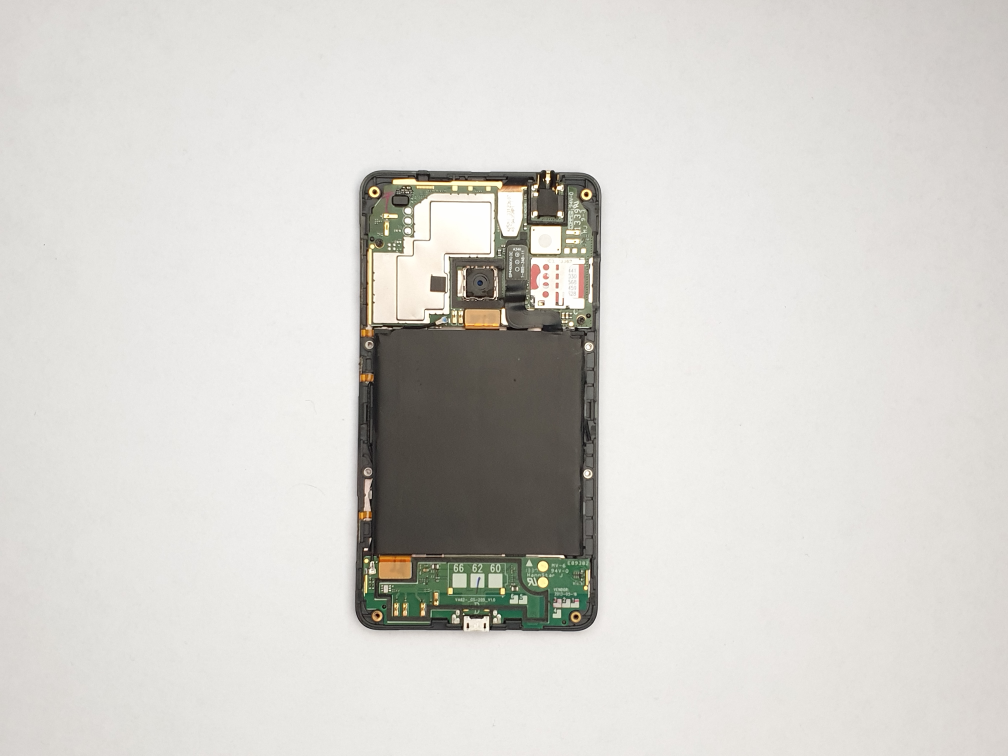
#> input picture feature_sorting/photographs_new/Phone_1/Phone_1_1_natural.jpg, 4032 x 3024 px, found by its file name (shown at 1/4 size)
$ python testing_shape_finder.py
#> lines starting #> are read from the running program, lines starting #| are printed output that depends on the picture; after the words box and inside, x2 and y2 are one past the last pixel; in counts of white or black regions, pixels touching at a corner belong together
import numpy as np
import cv2
import os
import matplotlib.pyplot as plt

def draw_crosshair(image,battery_centre):
    cv2.drawMarker(image,battery_centre, color=(255),markerType=cv2.MARKER_CROSS,markerSize=200,thickness=10)
    return(image)

def scale_image(image,scale_percent):
    width = int(image.shape[1] * scale_percent / 100)
    height = int(image.shape[0] * scale_percent / 100)
    dim = (width, height)

    image = cv2.resize(image, dim, interpolation=cv2.INTER_AREA)
    return(image)

def find_shape(image,thresh_low,thresh_high,epsilon,cnt_area):

#> called with thresh_low = 62, thresh_high = 88, epsilon = 0.1, cnt_area = 1000
    ret, thresh = cv2.threshold(image, thresh_low, 255, cv2.THRESH_BINARY_INV)
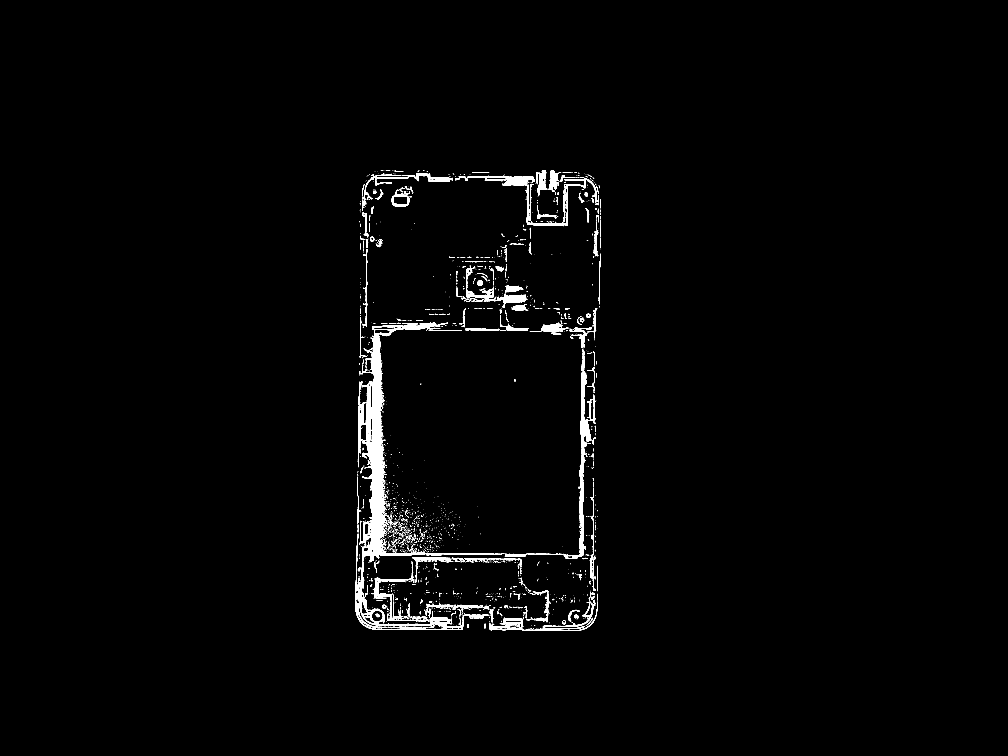
#> thresh: shape (3024, 4032) (shown at 1/4 size); 1.4% white; 2044 white regions (1748 under 20 px), largest, box (x1, y1, x2, y2) and area: (1421, 1288, 2019, 2520) 67733, (2020, 1397, 2384, 2236) 14619, (1870, 703, 2271, 904) 7220
#> ret = 62
    ret2, thresh2 = cv2.threshold(image, thresh_high, 255, cv2.THRESH_BINARY)
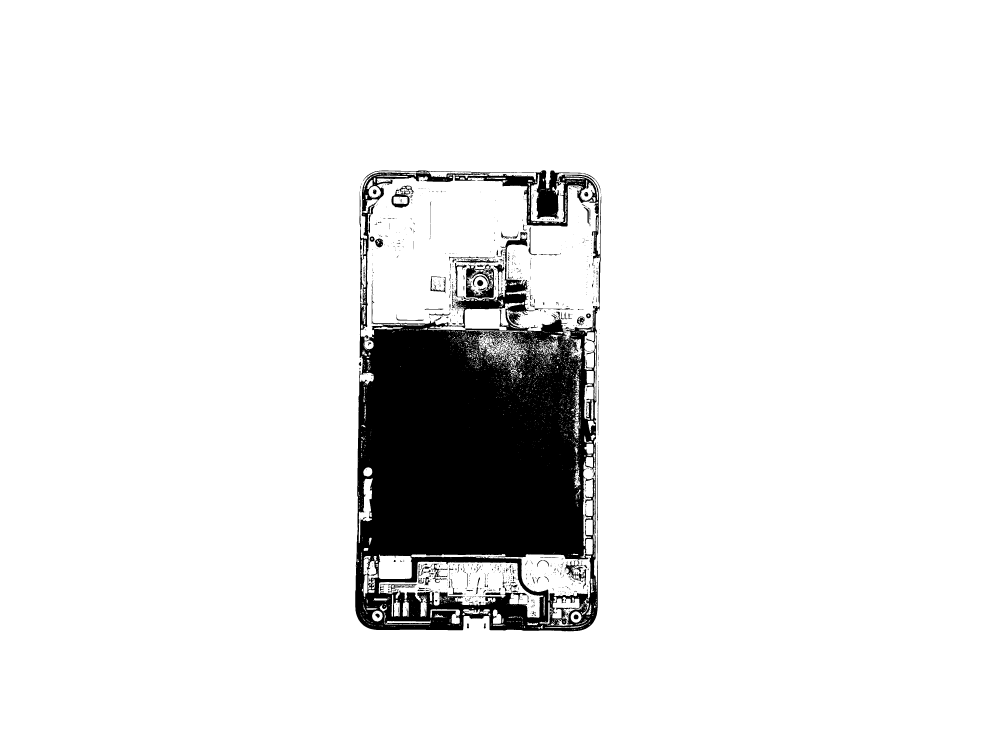
#> thresh2: shape (3024, 4032) (shown at 1/4 size); 91.5% white; 1307 black regions (1091 under 20 px), largest, box (x1, y1, x2, y2) and area: (1421, 681, 2405, 2525) 996360, (1864, 1057, 1977, 1196) 7104, (2258, 2242, 2345, 2356) 2456
#> ret2 = 88

    """ Combine image matrices from the two threshold operations : OR """

    combination_thresh = cv2.bitwise_or(thresh, thresh2)
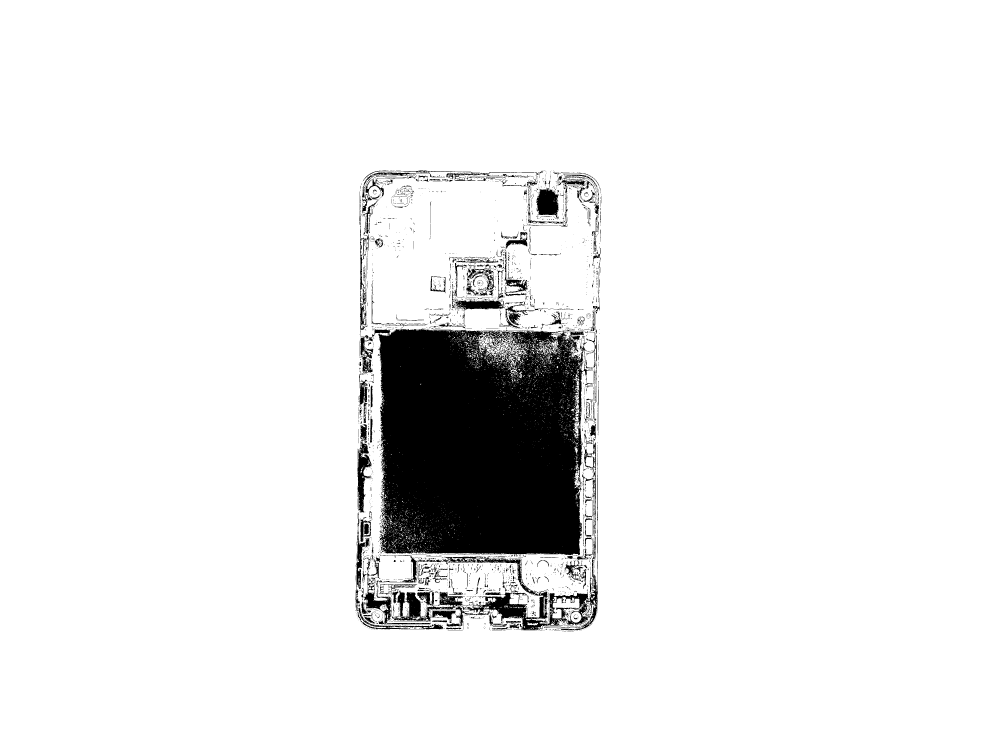
#> combination_thresh: shape (3024, 4032) (shown at 1/4 size); 92.8% white; 3004 black regions (2535 under 20 px), largest, box (x1, y1, x2, y2) and area: (1513, 1304, 2388, 2225) 672719, (1456, 2223, 2360, 2520) 59926, (1423, 1697, 1487, 2416) 12947

    """ NOT flips 0s to 1s in the black & white image """

    inverse_thresh = cv2.bitwise_not(combination_thresh)
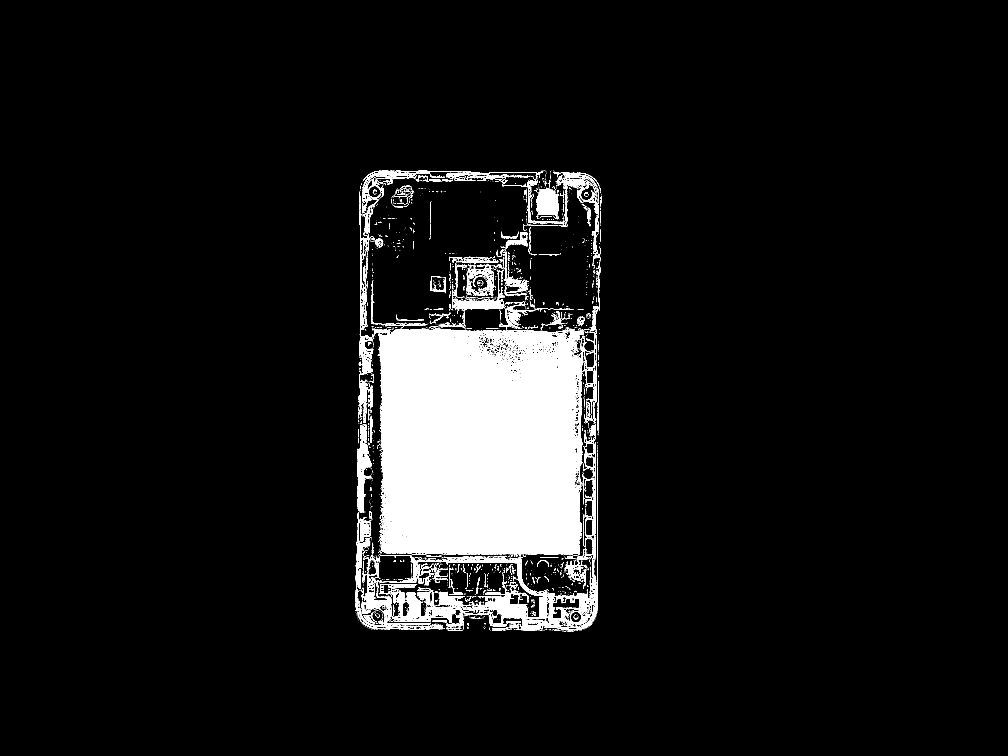
#> inverse_thresh: shape (3024, 4032) (shown at 1/4 size); 7.2% white; 3004 white regions (2535 under 20 px)

    # Find the contours
    contours, _ = cv2.findContours(inverse_thresh, cv2.RETR_TREE, cv2.CHAIN_APPROX_SIMPLE)
#> contours = 7995 contours, 7164 with area under 20; largest, box (x1, y1, x2, y2) and area: (1513, 1304, 2388, 2225) 695719, (1456, 2223, 2360, 2520) 73113, (1423, 1697, 1487, 2416) 12765, (1438, 682, 1848, 1169) 8854, (2145, 750, 2236, 877) 7770
    # For each contour approximate the curve and
    # detect the shapes.
    for cnt in contours:
        if cv2.contourArea(cnt) > cnt_area:
            epsilon = epsilon * cv2.arcLength(cnt, True)
            approx = cv2.approxPolyDP(cnt, epsilon, True)

            cv2.drawContours(image, [approx], 0, (255, 100, 0), 10)

            if len(approx) == 4:
                centre_x = (approx[0][0][0] + approx[1][0][0] + approx[2][0][0] + approx[3][0][0]) / 4
                centre_y = (approx[0][0][1] + approx[1][0][1] + approx[2][0][1] + approx[3][0][1]) / 4

                battery_centre = (int(centre_x), int(centre_y))

                label = ("shape finder - X:" + str(battery_centre[0]) + " Y:" + str(battery_centre[1]))
                image = cv2.putText(image, label, (250, 80), cv2.FONT_HERSHEY_SIMPLEX, 2, color = (0, 0, 255),thickness=8)
                image = draw_crosshair(image, battery_centre)

        else:
            pass
#> this loop made 2219 passes
#> (epsilon, approx) on passes 287, 846, 932, 959, 1186, 1215, 1428, 1768, 1872, 2103: (139.8, [[1433, 2432], [1772, 2515]]), (180620, [[2268, 2245]]), (131865802.2, [[1669, 2245]]), (1.69e+12, [[1466, 2296]]), (6.6e+14, [[1959, 2438]]), (4.08e+17, [[1714, 2434]]), (2.29e+20, [[2208, 2469]]), (5.42e+23, [[2379, 2140]]), (2.94e+26, [[1486, 2073]]), (7.53e+29, [[1460, 1697]])
#> epsilon on pass 2219: 1.47e+33
#> after the loop, epsilon = 1.47e+33
    return (image, battery_centre)

if __name__ == '__main__':
    # find_battery_features.py executed as script

    image = cv2.imread('photographs_new\Phone_1\Phone_1_1_natural.jpg', 0)

    thresh_lower = 62
    thresh_upper = 88
    epsilon = 0.1
    cnt_area = 1000

#> (the run stopped early here; a loop or call above may not have finished)
